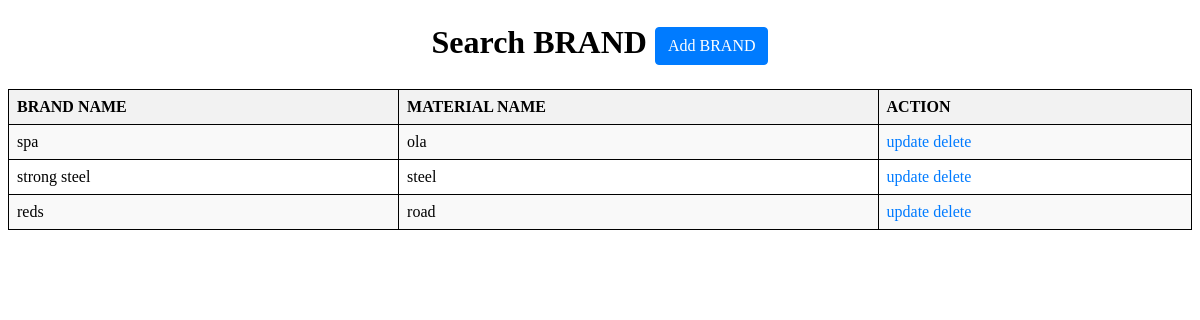
The page /searchbrand (signed in) on the database its author committed.
### construction/models.py (models this page shows, shortened)
class brandlist (models.Model):
    brandname = models.CharField(max_length=25)
    materialnames = models.ForeignKey(mastermateriallist, on_delete=models.CASCADE)

class mastermateriallist (models.Model):
    materialid = models.AutoField(primary_key=True)
    materialname = models.CharField(max_length=50)
    def __str__(self):
        return str(self.materialname)

### construction/middlewares.py (the view)
    def wrapped_view (request,*args,**kwargs):
        if request.user.is_authenticated==False:
            return redirect('login')
        return view_function(request,*args,**kwargs)

### construction/views.py (called while the page is built)
@auth
def searchbrand(request):
    brands = brandlist.objects.all()
    return render(request, "searchbrand.html", {'brands': brands})

### construction/templates/searchbrand.html (shortened to what this page needs)
<!DOCTYPE html>
<html>
<head>
</head>
<body>
<h1 class="m-4 text-center">Search BRAND <a href="/createbrand" class="btn btn-primary">Add BRAND</a></h1>
<table>
    <tr>
        <th>BRAND NAME</th>
        <th>MATERIAL NAME</th>
        <th>ACTION</th>
    </tr>
    {% for i in brands %}
    <tr>
        <td>{{ i.brandname }}</td>
        <td>{{ i.materialnames }}</td>
        <td>
            <a href="/updatebrand/{{ i.id }}">update</a>
            <a href="/deletebrand/{{ i.id }}">delete</a>
        </td>
    </tr>
    {% endfor %}
</table>
</body>
</html>

### construction/templates/searchbrand.html (style rules this page uses)
.m-4 { margin: 1.5rem; }
.text-center { text-align: center; }
.btn { display: inline-block; font-weight: 400; color: #fff; text-align: center; vertical-align: middle; user-select: none; background-color: #007bff; border: 1px solid transparent; padding: 0.375rem 0.75rem; font-size: 1rem; line-height: 1.5; border-radius: 0.25rem; text-decoration: none; }
.btn-primary { background-color: #007bff; border-color: #007bff; }
table { width: 100%; border-collapse: collapse; margin-top: 20px; }
table, th, td { border: 1px solid black; }
th, td { padding: 8px; text-align: left; }
th { background-color: #f2f2f2; }
tr:nth-child(even) { background-color: #f9f9f9; }
a { color: #007bff; text-decoration: none; }

### rows shown on the page
brandlist: brandname "spa", materialnames "ola"
brandlist: brandname "strong steel", materialnames "steel"
brandlist: brandname "reds", materialnames "road"
